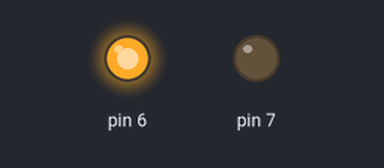
A sketch run on a simulated Arduino Uno, built with avr-gcc and run on an emulated ATmega328P. Parts: output pins drawn as LEDs (lit = HIGH).

Above: at 1.5 s.
At 4.5 s:
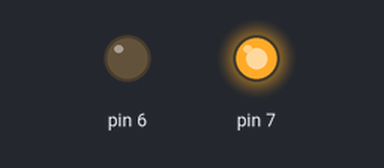
Timing chart, 0 to 7.8 s (numbered marks = the images above):
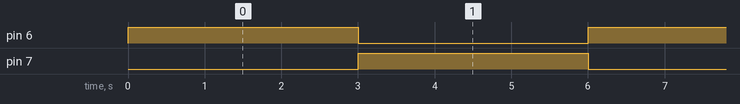

The sketch:

dc_motor.ino
```cpp
void setup() {
  pinMode(6,OUTPUT);
  pinMode(7,OUTPUT);

  // put your setup code here, to run once:

}

void loop() {
  digitalWrite(6,HIGH);
  digitalWrite(7,LOW);
  delay(3000);
  digitalWrite(6,LOW);
  digitalWrite(7,HIGH);
  delay(3000);

  // put your main code here, to run repeatedly:

}
```

Measured:
- by itself, pin 6, pin 7: alternates HIGH for 3.0 s and LOW for 3.0 s
